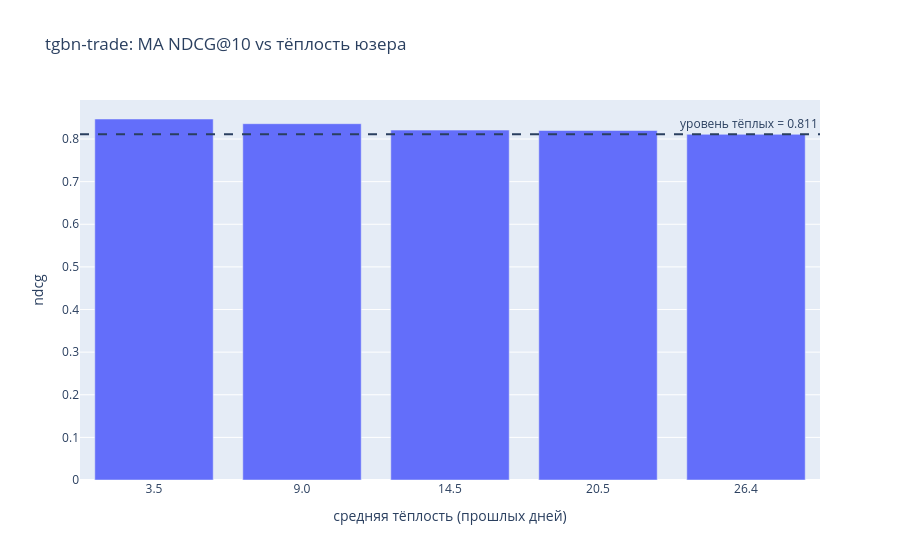

The cell this chart's notebook holds for it:
### Code cell
def headroom(df, name, nbins=5):
    """Бинуем по тёплости, считаем uplift: что если все выйдут на уровень тёплых."""
    d = df.with_columns(pl.col("warmth").qcut(nbins, allow_duplicates=True).alias("bin"))
    tab = (d.group_by("bin").agg(pl.col("warmth").mean().round(1).alias("avg_warmth"),
                                 pl.col("ndcg").mean().round(3).alias("ndcg"),
                                 pl.len().alias("n"))
             .sort("avg_warmth"))
    W = tab["ndcg"][-1]                       # уровень самой тёплой когорты
    cur = df["ndcg"].mean()
    oracle = df.select(pl.max_horizontal(pl.col("ndcg"), pl.lit(W)))["ndcg"].mean()  # все ≥ W
    print(f"=== {name} ===")
    print(tab)
    print(f"тёплая когорта W = {W:.3f} | текущий общий NDCG@10 = {cur:.3f}")
    print(f"oracle (все холодные → уровень тёплых) = {oracle:.3f}")
    print(f"UPLIFT = {oracle - cur:+.3f}  ({(oracle/cur - 1)*100:.1f}% относительно; "
          f"закрывает {(oracle - cur)/(1 - cur)*100:.0f}% оставшегося до 1.0)\n")
    fig = px.bar(tab.with_columns(pl.col("avg_warmth").cast(pl.Utf8)).to_pandas(),
                 x="avg_warmth", y="ndcg", title=f"{name}: MA NDCG@10 vs тёплость юзера",
                 labels={"avg_warmth": "средняя тёплость (прошлых дней)"})
    fig.add_hline(y=W, line_dash="dash", annotation_text=f"уровень тёплых = {W:.3f}")
    fig.show()
    return {"name": name, "current": cur, "W": W, "oracle": oracle, "uplift": oracle - cur}

res_trade = headroom(_t, "tgbn-trade")

### Figure 1 — Plotly figure (JSON) as saved in the notebook; plotly's stock layout.template omitted (floating-point values rounded to 4 significant figures)
{"data": [{"hovertemplate": "средняя тёплость (прошлых дней)=%{x}<br>ndcg=%{y}<extra></extra>", "legendgroup": "", "marker": {"color": "#636efa", "pattern": {"shape": ""}}, "name": "", "orientation": "v", "showlegend": false, "textposition": "auto", "type": "bar", "x": ["3.5", "9.0", "14.5", "20.5", "26.4"], "xaxis": "x", "y": [0.847, 0.836, 0.821, 0.82, 0.811], "yaxis": "y"}], "layout": {"annotations": [{"showarrow": false, "text": "уровень тёплых = 0.811", "x": 1, "xanchor": "right", "xref": "x domain", "y": 0.811, "yanchor": "bottom", "yref": "y"}], "barmode": "relative", "legend": {"tracegroupgap": 0}, "shapes": [{"line": {"dash": "dash"}, "type": "line", "x0": 0, "x1": 1, "xref": "x domain", "y0": 0.811, "y1": 0.811, "yref": "y"}], "title": {"text": "tgbn-trade: MA NDCG@10 vs тёплость юзера"}, "xaxis": {"anchor": "y", "domain": [0, 1], "title": {"text": "средняя тёплость (прошлых дней)"}}, "yaxis": {"anchor": "x", "domain": [0, 1], "title": {"text": "ndcg"}}}}
